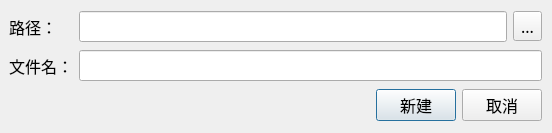
<?xml version="1.0" encoding="UTF-8"?>
<ui version="4.0">
 <class>newFileDialog</class>
 <widget class="QDialog" name="newFileDialog">
  <property name="geometry">
   <rect>
    <x>0</x>
    <y>0</y>
    <width>552</width>
    <height>133</height>
   </rect>
  </property>
  <property name="font">
   <font>
    <family>微软雅黑</family>
    <pointsize>12</pointsize>
   </font>
  </property>
  <property name="windowTitle">
   <string>新建</string>
  </property>
  <widget class="QWidget" name="gridLayoutWidget">
   <property name="geometry">
    <rect>
     <x>0</x>
     <y>0</y>
     <width>551</width>
     <height>134</height>
    </rect>
   </property>
   <layout class="QGridLayout" name="gridLayout">
    <property name="sizeConstraint">
     <enum>QLayout::SetDefaultConstraint</enum>
    </property>
    <property name="leftMargin">
     <number>9</number>
    </property>
    <property name="topMargin">
     <number>9</number>
    </property>
    <property name="rightMargin">
     <number>9</number>
    </property>
    <property name="bottomMargin">
     <number>9</number>
    </property>
    <property name="spacing">
     <number>6</number>
    </property>
    <item row="2" column="0">
     <widget class="QLabel" name="path_Label">
      <property name="text">
       <string>路径：</string>
      </property>
     </widget>
    </item>
    <item row="2" column="2">
     <widget class="QToolButton" name="choosePath">
      <property name="text">
       <string>...</string>
      </property>
     </widget>
    </item>
    <item row="4" column="1" colspan="2">
     <widget class="QLineEdit" name="FileName"/>
    </item>
    <item row="2" column="1">
     <widget class="QLineEdit" name="Path"/>
    </item>
    <item row="5" column="0" colspan="3">
     <layout class="QHBoxLayout" name="hBoxLaout">
      <property name="spacing">
       <number>6</number>
      </property>
      <property name="leftMargin">
       <number>0</number>
      </property>
      <property name="topMargin">
       <number>0</number>
      </property>
      <property name="rightMargin">
       <number>0</number>
      </property>
      <property name="bottomMargin">
       <number>0</number>
      </property>
      <item>
       <spacer name="btn_Spacer">
        <property name="orientation">
         <enum>Qt::Horizontal</enum>
        </property>
        <property name="sizeHint" stdset="0">
         <size>
          <width>131</width>
          <height>31</height>
         </size>
        </property>
       </spacer>
      </item>
      <item>
       <widget class="QPushButton" name="Confirm">
        <property name="text">
         <string>新建</string>
        </property>
       </widget>
      </item>
      <item>
       <widget class="QPushButton" name="Cancel">
        <property name="text">
         <string>取消</string>
        </property>
       </widget>
      </item>
     </layout>
    </item>
    <item row="4" column="0">
     <widget class="QLabel" name="fileName_Label">
      <property name="text">
       <string>文件名：</string>
      </property>
     </widget>
    </item>
   </layout>
  </widget>
 </widget>
 <resources/>
 <connections/>
</ui>
